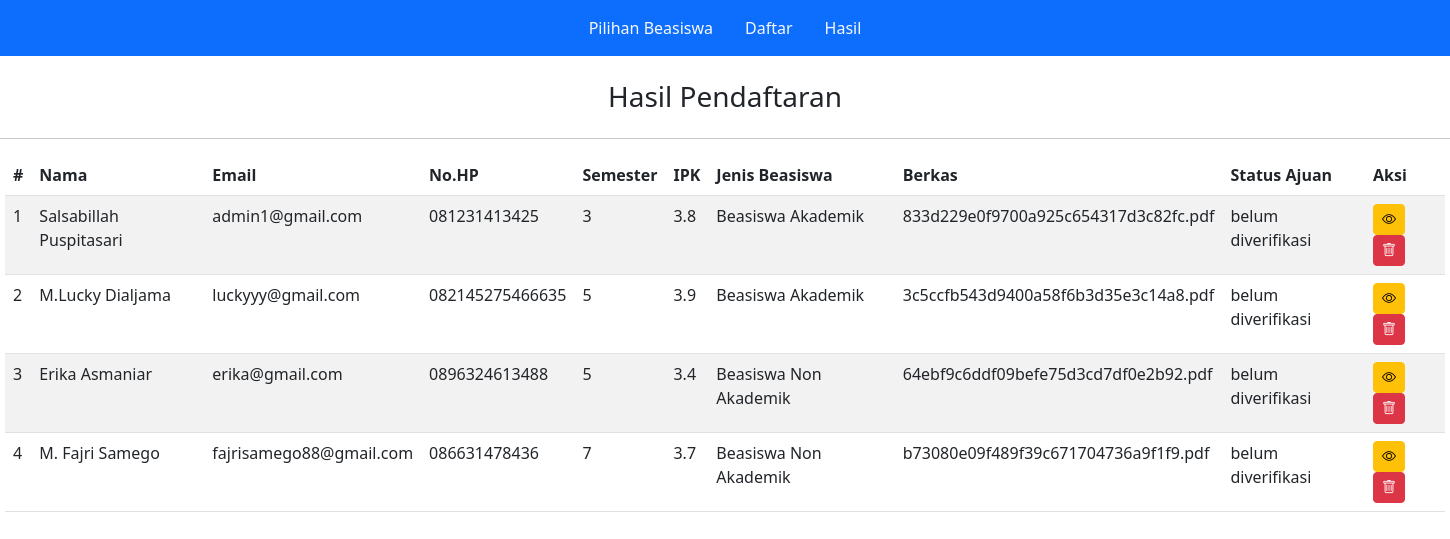
Screenshot of /hasil.php with the database file from the repository.
### tables this page shows
CREATE TABLE `tb_daftar` (
  `id` int(11) NOT NULL,
  `nama` varchar(30) NOT NULL,
  `email` varchar(30) NOT NULL,
  `no_hp` varchar(20) NOT NULL,
  `semester` varchar(2) NOT NULL,
  `ipk` varchar(10) NOT NULL,
  `jenis_beasiswa` varchar(30) NOT NULL,
  `berkas` varchar(100) NOT NULL,
  `status_ajuan` varchar(30) NOT NULL DEFAULT 'belum diverifikasi'
);

### hasil.php (the view, shortened to what this page needs)
<?php
include('config.php');
include('layout/navbar.php');
?>
<!doctype html>
<html lang="en">
<head>
    <link href="https://cdn.jsdelivr.net/npm/bootstrap@5.2.3/dist/css/bootstrap.min.css" rel="stylesheet">
    <link rel="stylesheet" href="https://cdn.jsdelivr.net/npm/bootstrap-icons@1.10.3/font/bootstrap-icons.css">
</head>
<body>
<h3 class="text-center my-4">Hasil Pendaftaran</h3><hr>
<table class="table table-striped" style="margin: 0 auto; width: 90rem">
    <thead>
        <th>#</th>
        <th>Nama</th>
        <th>Email</th>
        <th>No.HP</th>
        <th>Semester</th>
        <th>IPK</th>
        <th>Jenis Beasiswa</th>
        <th>Berkas</th>
        <th>Status Ajuan</th>
        <th>Aksi</th>
    </thead>
    <tbody>
        <?php
            $sql = "SELECT * FROM tb_daftar";
            $query = mysqli_query($conn, $sql);
            $i = 1;
            while ($user = mysqli_fetch_array($query)) {
                echo "<tr>";
                echo "<td>" . $i++ . "</td>";
                echo "<td>" . $user['nama'] . "</td>";
                echo "<td>" . $user['email'] . "</td>";
                echo "<td>" . $user['no_hp'] . "</td>";
                echo "<td>" . $user['semester'] . "</td>";
                echo "<td>" . $user['ipk'] . "</td>";
                echo "<td>" . $user['jenis_beasiswa'] . "</td>";
                echo "<td>" . $user['berkas'] . "</td>";
                echo "<td>" . $user['status_ajuan'] . "</td>";
                echo "<td>
                        <a href='detail_pendaftaran.php?id=$user[id]' class='btn btn-warning btn-sm'><i class='bi bi-eye'></i></a>
                        <a href='hapus_pendaftaran.php?id=$user[id]' class='btn btn-danger btn-sm'><i class='bi bi-trash'></i></a>
                     </td>";
                echo "</tr>";
            }
        ?>
    </tbody>
</table>
</body>
</html>

### layout/navbar.php (shortened to what this page needs)
<!doctype html>
<html lang="en">
  <head>
    <link href="https://cdn.jsdelivr.net/npm/bootstrap@5.3.0-alpha1/dist/css/bootstrap.min.css" rel="stylesheet">
  </head>
  <body>
    <nav class="navbar bg-primary justify-content-center" data-bs-theme="dark">
        <ul class="nav">
            <li class="nav-item">
                <a class="nav-link active link-light" aria-current="page" href="index.php">Pilihan Beasiswa</a>
            </li>
            <li class="nav-item">
                <a class="nav-link link-light" href="pendaftaran.php">Daftar</a>
            </li>
            <li class="nav-item">
                <a class="nav-link link-light" href="hasil.php">Hasil</a>
            </li>
        </ul>
    </nav>
  </body>
</html>

### rows the page displays
tb_daftar: nama "Salsabillah Puspitasari", email "admin1@gmail.com", no_hp "081231413425", semester "3", ipk "3.8", jenis_beasiswa "Beasiswa Akademik", berkas "833d229e0f9700a925c654317d3c82fc.pdf", status_ajuan "belum diverifikasi"
tb_daftar: nama "M.Lucky Dialjama", email "luckyyy@gmail.com", no_hp "082145275466635", semester "5", ipk "3.9", jenis_beasiswa "Beasiswa Akademik", berkas "3c5ccfb543d9400a58f6b3d35e3c14a8.pdf", status_ajuan "belum diverifikasi"
tb_daftar: nama "Erika Asmaniar", email "erika@gmail.com", no_hp "0896324613488", semester "5", ipk "3.4", jenis_beasiswa "Beasiswa Non Akademik", berkas "64ebf9c6ddf09befe75d3cd7df0e2b92.pdf", status_ajuan "belum diverifikasi"
tb_daftar: nama "M. Fajri Samego", email "fajrisamego88@gmail.com", no_hp "086631478436", semester "7", ipk "3.7", jenis_beasiswa "Beasiswa Non Akademik", berkas "b73080e09f489f39c671704736a9f1f9.pdf", status_ajuan "belum diverifikasi"
